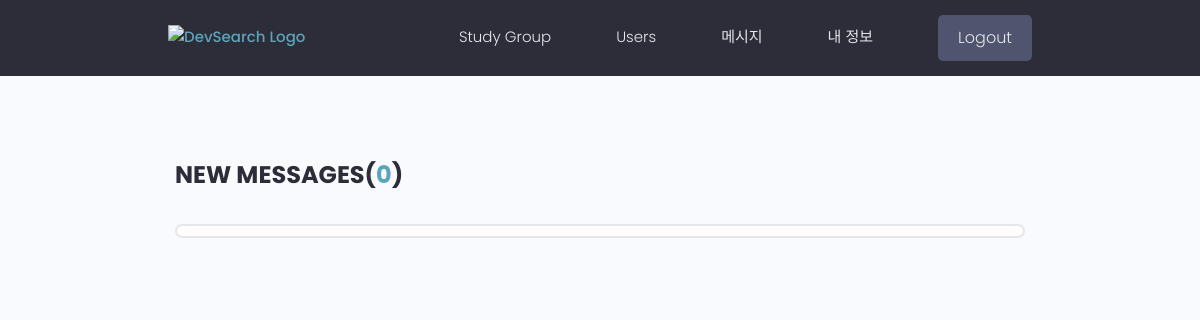
The page /inbox/ (signed in) on the database as committed earlier.
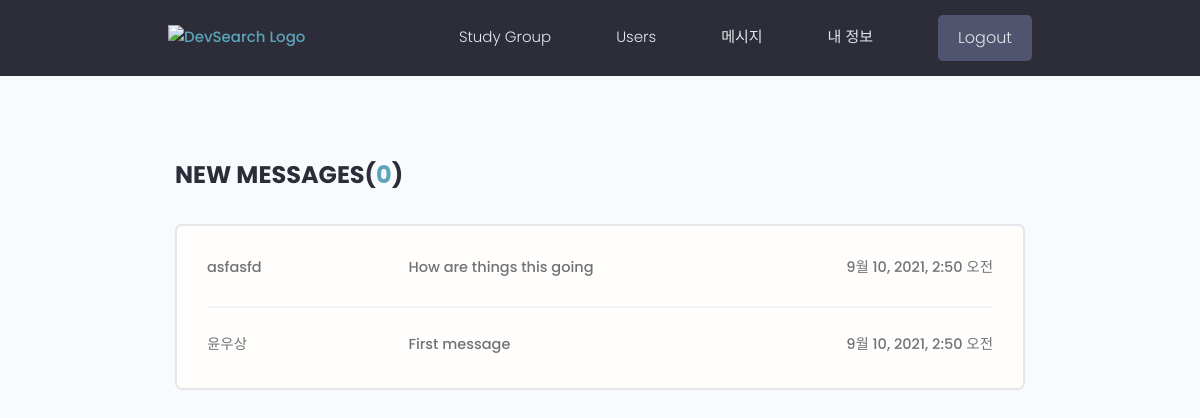
The same page on the database as committed later.
### users/models.py (models this page shows, shortened)
class Message(models.Model):
    sender = models.ForeignKey(Profile, on_delete=models.SET_NULL, null=True, blank=True)
    recipient = models.ForeignKey(Profile, on_delete=models.SET_NULL, null=True, blank=True, related_name='messages')
    name = models.CharField(max_length=100, null=True, blank=True)
    email = models.EmailField(max_length=200, null=True, blank=True)
    subject = models.CharField(max_length=200)
    body = models.TextField(max_length=500, null=True, blank=True)
    is_read = models.BooleanField(default=False)
    created = models.DateTimeField(auto_now_add=True)
    id = models.UUIDField(default=uuid4, primary_key=True, unique=True, editable=False)
    class Meta:
        ordering = ['is_read', '-created']

### users/views.py (the view)
# urls.py: path('inbox/', views.inbox, name='inbox'),
def inbox(request):
    profile = request.user.profile
    message_requests = profile.messages.all()
    unread_count = message_requests.filter(is_read=False).count()
    context = {
        'message_requests' : message_requests,
        'unread_count' : unread_count,
    }
    return render(request, 'users/inbox.html', context)

### users/templates/users/inbox.html
{% extends 'main.html' %}
{% block content %}
<main class="inbox my-xl">
    <div class="content-box">
        <h3 class="inbox__title">New Messages(<span>{{unread_count}}</span>)</h3>
        <ul class="messages">
            {% for message in message_requests %}
                {% if message.is_read == True %}
                    <li class="message message">
                {% else %}
                    <li class="message message--unread">
                {% endif %}
                    <a href="{% url 'message' pk=message.id %}">
                        <span class="message__author">{{message.name}}</span>
                        <span class="message__subject">{{message.subject}}</span>
                        <span class="message__date">{{message.created}}</span>
                    </a>
                </li>
            {% endfor %}
        </ul>
    </div>
</main>
{% endblock %}

Rows that differ between the two databases and show on the page:
added Message: name "asfasfd", subject "How are things this going", created "9월 10, 2021, 2:50 오전"
added Message: name "윤우상", subject "First message", created "9월 10, 2021, 2:50 오전"
